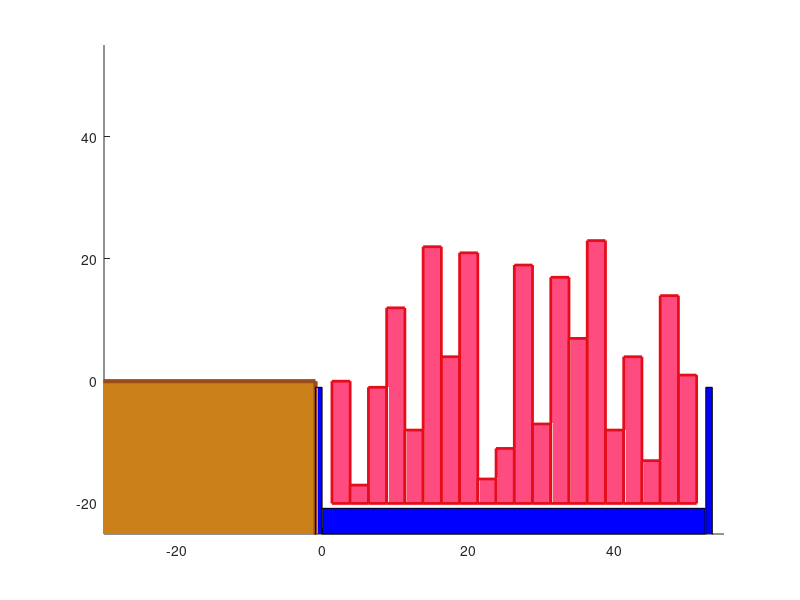

Source code (MATLAB): (Note: this script raises an error after producing the figure.)
clc, clear
% Perfil de contenedores
x_positions = 2.5:2.5:50;
% Altura de los contenedores
hy_cont = randi([0, 45], 1, 20);


% Ancho de cada contenedor
hx_cont = 2.5;
boat_under_water = 20;
hy_cont = hy_cont - boat_under_water; % cambio referencia
estado_cont = [x_positions; hy_cont]
%% Limites del grafico
xmin = -30;
xmax = 55;
ymin = -25;
ymax = 55;

%% Ploteo muelle
delta = 1;
x_muelle = abs(xmin);% + delta;
y_muelle = abs(ymin) + delta;
rectangle('Position', [xmin-delta ymin-delta x_muelle y_muelle], 'EdgeColor', [0.6 0.3 0.1], 'LineWidth', 3, 'FaceColor', [0.8 0.5 0.1])    
hold on
axis([xmin xmax ymin ymax])

%% Ploteo barco
% deltax_cont = 0.25
% ysb = 15;
% barco_x = [0, 0, size(x_positions)*(hx_cont), size(x_positions)*(hx_cont)];
% barco_y = [ysb, -boat_under_water-0.5, -boat_under_water-0.5, ysb];
% plot(barco_x, barco_y, 'LineWidth', 3, 'Color', [0.2 0.2 0.2])

%% Ploteo mar
%Parte izq barco 
rectangle('Position',[-delta ymin-delta delta-0.1 y_muelle-delta],'FaceColor', 'Blue','LineWidth', 0.01)
hold on
rectangle('Position',[-0.1 ymin (size(x_positions,2)*(hx_cont)+ hx_cont)  (abs(ymin)-abs(boat_under_water)-0.8)],'FaceColor', 'Blue','LineWidth', 0.01)
hold on
rectangle('Position',[(size(x_positions,2)*(hx_cont) + hx_cont) ymin-delta delta-0.1 y_muelle-delta],'FaceColor', 'Blue','LineWidth', 0.01)
hold on

%% Ploteo contenedores
x_actual = 0;
% for i = 1:size(x_positions,2)
%     y_actual = - boat_under_water;
%     x_actual = x_positions(i) - hx_cont/2;
%     rectangle('Position', [x_actual y_actual hx_cont hy_cont(i)], 'EdgeColor', [0.9 0.05 0.1], 'LineWidth', 2, 'FaceColor', [1 0.3 0.5])
%     y_actual = y_actual + hy_cont; 
% end
for i = 1:size(x_positions,2)
    y_actual = - boat_under_water;
    x_actual = estado_cont(1,i) - hx_cont/2;
    rectangle('Position', [x_actual y_actual hx_cont estado_cont(2,i)+ boat_under_water], 'EdgeColor', [0.9 0.05 0.1], 'LineWidth', 2, 'FaceColor', [1 0.3 0.5])
    y_actual = y_actual + hy_cont; 
end
hold on
%% Grafico de posiciones deseadas
pos = puntosTrayectoria(4, 1.5, 20, [-20,0], estado_cont, hy_cont, 2)
% pos(2:end,2) = pos(2:end,2) - boat_under_water

% Grafica los puntos y las líneas
plot(pos(:, 1), pos(:, 2), 'o-', 'LineWidth', 2);

% Etiqueta los ejes
xlabel('Posición en x');
ylabel('Altura');
title('Trayectoria de puntos');
hold on
axis([xmin xmax ymin ymax])

